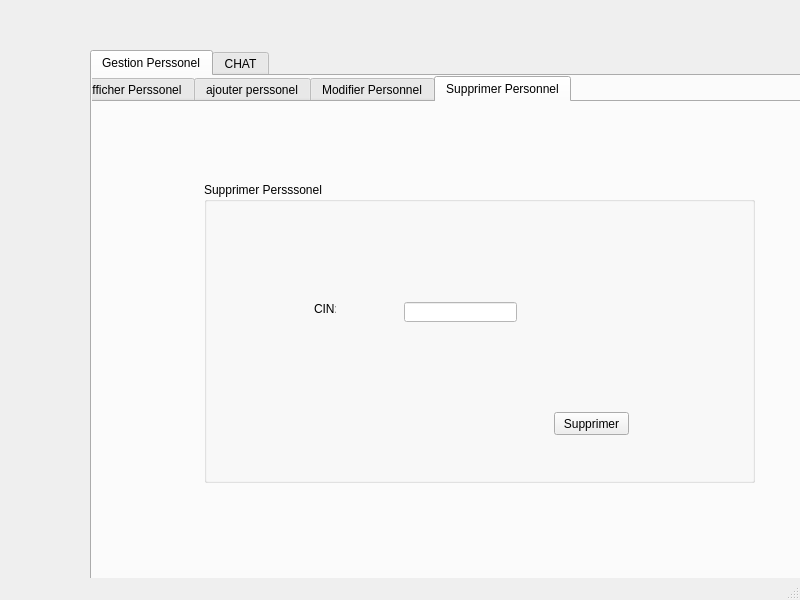
<?xml version="1.0" encoding="UTF-8"?>
<ui version="4.0">
 <class>MainWindowkhalfi</class>
 <widget class="QMainWindow" name="MainWindowkhalfi">
  <property name="geometry">
   <rect>
    <x>0</x>
    <y>0</y>
    <width>800</width>
    <height>600</height>
   </rect>
  </property>
  <property name="windowTitle">
   <string>MainWindow</string>
  </property>
  <widget class="QWidget" name="centralwidget">
   <widget class="QTabWidget" name="tabWidget">
    <property name="geometry">
     <rect>
      <x>90</x>
      <y>50</y>
      <width>791</width>
      <height>551</height>
     </rect>
    </property>
    <property name="styleSheet">
     <string notr="true">background-image: url(:/logo.png);</string>
    </property>
    <property name="currentIndex">
     <number>0</number>
    </property>
    <widget class="QWidget" name="tab">
     <attribute name="title">
      <string>Gestion Perssonel</string>
     </attribute>
     <widget class="QTabWidget" name="tab_afficher">
      <property name="geometry">
       <rect>
        <x>-20</x>
        <y>0</y>
        <width>781</width>
        <height>531</height>
       </rect>
      </property>
      <property name="styleSheet">
       <string notr="true"/>
      </property>
      <property name="currentIndex">
       <number>3</number>
      </property>
      <widget class="QWidget" name="tab_7">
       <attribute name="title">
        <string>Afficher Perssonel</string>
       </attribute>
       <widget class="QTableWidget" name="tab_personnel">
        <property name="geometry">
         <rect>
          <x>70</x>
          <y>40</y>
          <width>631</width>
          <height>291</height>
         </rect>
        </property>
        <property name="styleSheet">
         <string notr="true">background-color: rgb(255, 255, 255);</string>
        </property>
        <column>
         <property name="text">
          <string>CIN</string>
         </property>
        </column>
        <column>
         <property name="text">
          <string>nom</string>
         </property>
        </column>
        <column>
         <property name="text">
          <string>prenom</string>
         </property>
        </column>
        <column>
         <property name="text">
          <string>mail</string>
         </property>
        </column>
        <column>
         <property name="text">
          <string>specialite</string>
         </property>
        </column>
        <column>
         <property name="text">
          <string>tel</string>
         </property>
        </column>
        <column>
         <property name="text">
          <string>nombre de conge</string>
         </property>
        </column>
        <column>
         <property name="text">
          <string>etat</string>
         </property>
        </column>
        <column>
         <property name="text">
          <string>Nouvelle colonne</string>
         </property>
        </column>
        <column>
         <property name="text">
          <string>daate</string>
         </property>
        </column>
       </widget>
       <widget class="QPushButton" name="pb_pdf">
        <property name="geometry">
         <rect>
          <x>620</x>
          <y>420</y>
          <width>75</width>
          <height>23</height>
         </rect>
        </property>
        <property name="styleSheet">
         <string notr="true"/>
        </property>
        <property name="text">
         <string>PDF</string>
        </property>
       </widget>
       <widget class="QLineEdit" name="lineEdit_chercher">
        <property name="geometry">
         <rect>
          <x>540</x>
          <y>10</y>
          <width>113</width>
          <height>20</height>
         </rect>
        </property>
        <property name="styleSheet">
         <string notr="true">background-color: rgb(255, 255, 255);</string>
        </property>
        <property name="placeholderText">
         <string>CHERCHER</string>
        </property>
       </widget>
       <widget class="QPushButton" name="recherche_pb">
        <property name="geometry">
         <rect>
          <x>670</x>
          <y>10</y>
          <width>75</width>
          <height>23</height>
         </rect>
        </property>
        <property name="text">
         <string>chercher</string>
        </property>
       </widget>
       <widget class="QRadioButton" name="trinom">
        <property name="geometry">
         <rect>
          <x>180</x>
          <y>410</y>
          <width>83</width>
          <height>18</height>
         </rect>
        </property>
        <property name="text">
         <string>trinom</string>
        </property>
       </widget>
       <widget class="QRadioButton" name="tricin">
        <property name="geometry">
         <rect>
          <x>180</x>
          <y>440</y>
          <width>83</width>
          <height>18</height>
         </rect>
        </property>
        <property name="text">
         <string>triprenom</string>
        </property>
       </widget>
       <widget class="QPushButton" name="pb_statistique">
        <property name="geometry">
         <rect>
          <x>460</x>
          <y>420</y>
          <width>75</width>
          <height>23</height>
         </rect>
        </property>
        <property name="text">
         <string>STATISTIQUE</string>
        </property>
       </widget>
      </widget>
      <widget class="QWidget" name="tab_5">
       <attribute name="title">
        <string>ajouter perssonel</string>
       </attribute>
       <widget class="QGroupBox" name="groupBox">
        <property name="geometry">
         <rect>
          <x>60</x>
          <y>30</y>
          <width>685</width>
          <height>454</height>
         </rect>
        </property>
        <property name="title">
         <string>ajouter Perssonel</string>
        </property>
        <widget class="QPushButton" name="pb_ajouter">
         <property name="geometry">
          <rect>
           <x>550</x>
           <y>340</y>
           <width>75</width>
           <height>23</height>
          </rect>
         </property>
         <property name="styleSheet">
          <string notr="true"/>
         </property>
         <property name="text">
          <string>Ajouter</string>
         </property>
        </widget>
        <widget class="QWidget" name="layoutWidget">
         <property name="geometry">
          <rect>
           <x>70</x>
           <y>30</y>
           <width>146</width>
           <height>24</height>
          </rect>
         </property>
         <layout class="QHBoxLayout" name="horizontalLayout">
          <item>
           <widget class="QLabel" name="label">
            <property name="styleSheet">
             <string notr="true"/>
            </property>
            <property name="text">
             <string>CIN:</string>
            </property>
           </widget>
          </item>
          <item>
           <widget class="QLineEdit" name="le_cin">
            <property name="styleSheet">
             <string notr="true">background-color: rgb(255, 255, 255);</string>
            </property>
           </widget>
          </item>
         </layout>
        </widget>
        <widget class="QWidget" name="layoutWidget_2">
         <property name="geometry">
          <rect>
           <x>60</x>
           <y>80</y>
           <width>151</width>
           <height>24</height>
          </rect>
         </property>
         <layout class="QHBoxLayout" name="horizontalLayout_2">
          <item>
           <widget class="QLabel" name="label_2">
            <property name="styleSheet">
             <string notr="true"/>
            </property>
            <property name="text">
             <string>Nom:</string>
            </property>
           </widget>
          </item>
          <item>
           <widget class="QLineEdit" name="le_nom">
            <property name="styleSheet">
             <string notr="true">background-color: rgb(255, 255, 255);</string>
            </property>
           </widget>
          </item>
         </layout>
        </widget>
        <widget class="QWidget" name="layoutWidget_3">
         <property name="geometry">
          <rect>
           <x>60</x>
           <y>120</y>
           <width>162</width>
           <height>24</height>
          </rect>
         </property>
         <layout class="QHBoxLayout" name="horizontalLayout_3">
          <item>
           <widget class="QLabel" name="label_3">
            <property name="styleSheet">
             <string notr="true"/>
            </property>
            <property name="text">
             <string>Prenom</string>
            </property>
           </widget>
          </item>
          <item>
           <widget class="QLineEdit" name="le_prenom">
            <property name="styleSheet">
             <string notr="true">background-color: rgb(255, 255, 255);</string>
            </property>
           </widget>
          </item>
         </layout>
        </widget>
        <widget class="QWidget" name="layoutWidget_4">
         <property name="geometry">
          <rect>
           <x>70</x>
           <y>160</y>
           <width>148</width>
           <height>24</height>
          </rect>
         </property>
         <layout class="QHBoxLayout" name="horizontalLayout_4">
          <item>
           <widget class="QLabel" name="label_5">
            <property name="styleSheet">
             <string notr="true"/>
            </property>
            <property name="text">
             <string>Mail:</string>
            </property>
           </widget>
          </item>
          <item>
           <widget class="QLineEdit" name="le_mail">
            <property name="styleSheet">
             <string notr="true">background-color: rgb(255, 255, 255);</string>
            </property>
           </widget>
          </item>
         </layout>
        </widget>
        <widget class="QWidget" name="layoutWidget_5">
         <property name="geometry">
          <rect>
           <x>60</x>
           <y>200</y>
           <width>162</width>
           <height>24</height>
          </rect>
         </property>
         <layout class="QHBoxLayout" name="horizontalLayout_5">
          <item>
           <widget class="QLabel" name="label_6">
            <property name="styleSheet">
             <string notr="true"/>
            </property>
            <property name="text">
             <string>Adresse</string>
            </property>
           </widget>
          </item>
          <item>
           <widget class="QLineEdit" name="le_adresse">
            <property name="styleSheet">
             <string notr="true">background-color: rgb(255, 255, 255);</string>
            </property>
           </widget>
          </item>
         </layout>
        </widget>
        <widget class="QWidget" name="layoutWidget_6">
         <property name="geometry">
          <rect>
           <x>60</x>
           <y>240</y>
           <width>143</width>
           <height>24</height>
          </rect>
         </property>
         <layout class="QHBoxLayout" name="horizontalLayout_6">
          <item>
           <widget class="QLabel" name="label_7">
            <property name="styleSheet">
             <string notr="true"/>
            </property>
            <property name="text">
             <string>Tel:</string>
            </property>
           </widget>
          </item>
          <item>
           <widget class="QLineEdit" name="le_tel">
            <property name="styleSheet">
             <string notr="true">background-color: rgb(255, 255, 255);</string>
            </property>
           </widget>
          </item>
         </layout>
        </widget>
        <widget class="QWidget" name="layoutWidget_7">
         <property name="geometry">
          <rect>
           <x>60</x>
           <y>290</y>
           <width>177</width>
           <height>24</height>
          </rect>
         </property>
         <layout class="QHBoxLayout" name="horizontalLayout_7">
          <item>
           <widget class="QLabel" name="label_8">
            <property name="styleSheet">
             <string notr="true"/>
            </property>
            <property name="text">
             <string>Nbr_congé</string>
            </property>
           </widget>
          </item>
          <item>
           <widget class="QLineEdit" name="le_nbr_conge">
            <property name="styleSheet">
             <string notr="true">background-color: rgb(255, 255, 255);</string>
            </property>
           </widget>
          </item>
         </layout>
        </widget>
        <widget class="QWidget" name="layoutWidget_8">
         <property name="geometry">
          <rect>
           <x>80</x>
           <y>320</y>
           <width>120</width>
           <height>24</height>
          </rect>
         </property>
         <layout class="QHBoxLayout" name="horizontalLayout_8">
          <item>
           <widget class="QLabel" name="label_9">
            <property name="styleSheet">
             <string notr="true"/>
            </property>
            <property name="text">
             <string>Etat</string>
            </property>
           </widget>
          </item>
          <item>
           <widget class="QComboBox" name="cb_ajouter">
            <item>
             <property name="text">
              <string>Etat</string>
             </property>
            </item>
            <item>
             <property name="text">
              <string>celibataire</string>
             </property>
            </item>
            <item>
             <property name="text">
              <string>en couple</string>
             </property>
            </item>
            <item>
             <property name="text">
              <string>marie</string>
             </property>
            </item>
            <item>
             <property name="text">
              <string>divorce</string>
             </property>
            </item>
           </widget>
          </item>
         </layout>
        </widget>
        <widget class="QWidget" name="layoutWidget_9">
         <property name="geometry">
          <rect>
           <x>70</x>
           <y>360</y>
           <width>224</width>
           <height>24</height>
          </rect>
         </property>
         <layout class="QHBoxLayout" name="horizontalLayout_17">
          <item>
           <widget class="QLabel" name="label_12">
            <property name="text">
             <string>Specialite:</string>
            </property>
           </widget>
          </item>
          <item>
           <widget class="QComboBox" name="cb_genre">
            <item>
             <property name="text">
              <string>Specialite</string>
             </property>
            </item>
            <item>
             <property name="text">
              <string>Monteur pneumatique</string>
             </property>
            </item>
            <item>
             <property name="text">
              <string>Electricien</string>
             </property>
            </item>
            <item>
             <property name="text">
              <string>Nouvel élément</string>
             </property>
            </item>
           </widget>
          </item>
         </layout>
        </widget>
        <widget class="QLabel" name="label_20">
         <property name="geometry">
          <rect>
           <x>80</x>
           <y>410</y>
           <width>91</width>
           <height>14</height>
          </rect>
         </property>
         <property name="text">
          <string>date de naissance:</string>
         </property>
        </widget>
        <widget class="QDateEdit" name="dateEdit">
         <property name="geometry">
          <rect>
           <x>200</x>
           <y>410</y>
           <width>110</width>
           <height>22</height>
          </rect>
         </property>
        </widget>
       </widget>
      </widget>
      <widget class="QWidget" name="tab_8">
       <attribute name="title">
        <string>Modifier Personnel</string>
       </attribute>
       <widget class="QGroupBox" name="groupBox_4">
        <property name="geometry">
         <rect>
          <x>40</x>
          <y>30</y>
          <width>701</width>
          <height>411</height>
         </rect>
        </property>
        <property name="styleSheet">
         <string notr="true"/>
        </property>
        <property name="title">
         <string>Modifier</string>
        </property>
        <widget class="QLabel" name="label_16">
         <property name="geometry">
          <rect>
           <x>70</x>
           <y>260</y>
           <width>61</width>
           <height>20</height>
          </rect>
         </property>
         <property name="styleSheet">
          <string notr="true"/>
         </property>
         <property name="text">
          <string>Nbr_congé:</string>
         </property>
        </widget>
        <widget class="QLabel" name="label_17">
         <property name="geometry">
          <rect>
           <x>90</x>
           <y>300</y>
           <width>21</width>
           <height>16</height>
          </rect>
         </property>
         <property name="styleSheet">
          <string notr="true"/>
         </property>
         <property name="text">
          <string>Tel:</string>
         </property>
        </widget>
        <widget class="QLineEdit" name="l_tel">
         <property name="geometry">
          <rect>
           <x>210</x>
           <y>300</y>
           <width>113</width>
           <height>20</height>
          </rect>
         </property>
         <property name="styleSheet">
          <string notr="true">background-color: rgb(255, 255, 255);</string>
         </property>
        </widget>
        <widget class="QLabel" name="label_18">
         <property name="geometry">
          <rect>
           <x>90</x>
           <y>350</y>
           <width>31</width>
           <height>16</height>
          </rect>
         </property>
         <property name="styleSheet">
          <string notr="true"/>
         </property>
         <property name="text">
          <string>Etat:</string>
         </property>
        </widget>
        <widget class="QComboBox" name="cb_modifier">
         <property name="geometry">
          <rect>
           <x>210</x>
           <y>350</y>
           <width>111</width>
           <height>22</height>
          </rect>
         </property>
         <item>
          <property name="text">
           <string>Etat</string>
          </property>
         </item>
         <item>
          <property name="text">
           <string>celibataire</string>
          </property>
         </item>
         <item>
          <property name="text">
           <string>en couple</string>
          </property>
         </item>
         <item>
          <property name="text">
           <string>marie</string>
          </property>
         </item>
         <item>
          <property name="text">
           <string>divorce</string>
          </property>
         </item>
        </widget>
        <widget class="QPushButton" name="pushButton_9">
         <property name="geometry">
          <rect>
           <x>540</x>
           <y>230</y>
           <width>75</width>
           <height>23</height>
          </rect>
         </property>
         <property name="styleSheet">
          <string notr="true"/>
         </property>
         <property name="text">
          <string>Modifier</string>
         </property>
        </widget>
        <widget class="QLabel" name="label_4">
         <property name="geometry">
          <rect>
           <x>90</x>
           <y>30</y>
           <width>21</width>
           <height>16</height>
          </rect>
         </property>
         <property name="styleSheet">
          <string notr="true"/>
         </property>
         <property name="text">
          <string>CIN:</string>
         </property>
        </widget>
        <widget class="QLabel" name="label_11">
         <property name="geometry">
          <rect>
           <x>90</x>
           <y>70</y>
           <width>31</width>
           <height>16</height>
          </rect>
         </property>
         <property name="styleSheet">
          <string notr="true"/>
         </property>
         <property name="text">
          <string>NOM:</string>
         </property>
        </widget>
        <widget class="QLabel" name="label_14">
         <property name="geometry">
          <rect>
           <x>80</x>
           <y>130</y>
           <width>47</width>
           <height>14</height>
          </rect>
         </property>
         <property name="styleSheet">
          <string notr="true"/>
         </property>
         <property name="text">
          <string>Prenom:</string>
         </property>
        </widget>
        <widget class="QLabel" name="label_15">
         <property name="geometry">
          <rect>
           <x>90</x>
           <y>170</y>
           <width>31</width>
           <height>16</height>
          </rect>
         </property>
         <property name="styleSheet">
          <string notr="true"/>
         </property>
         <property name="text">
          <string>Mail:</string>
         </property>
        </widget>
        <widget class="QLabel" name="label_19">
         <property name="geometry">
          <rect>
           <x>80</x>
           <y>220</y>
           <width>47</width>
           <height>14</height>
          </rect>
         </property>
         <property name="styleSheet">
          <string notr="true"/>
         </property>
         <property name="text">
          <string>Adresse:</string>
         </property>
        </widget>
        <widget class="QLineEdit" name="l_CIN">
         <property name="geometry">
          <rect>
           <x>210</x>
           <y>30</y>
           <width>113</width>
           <height>20</height>
          </rect>
         </property>
         <property name="styleSheet">
          <string notr="true">background-color: rgb(255, 255, 255);</string>
         </property>
        </widget>
        <widget class="QLineEdit" name="l_nom">
         <property name="geometry">
          <rect>
           <x>210</x>
           <y>70</y>
           <width>113</width>
           <height>20</height>
          </rect>
         </property>
         <property name="styleSheet">
          <string notr="true">background-color: rgb(255, 255, 255);</string>
         </property>
        </widget>
        <widget class="QLineEdit" name="l_prenom">
         <property name="geometry">
          <rect>
           <x>210</x>
           <y>130</y>
           <width>113</width>
           <height>20</height>
          </rect>
         </property>
         <property name="styleSheet">
          <string notr="true">background-color: rgb(255, 255, 255);</string>
         </property>
        </widget>
        <widget class="QLineEdit" name="l_mail">
         <property name="geometry">
          <rect>
           <x>210</x>
           <y>170</y>
           <width>113</width>
           <height>20</height>
          </rect>
         </property>
         <property name="styleSheet">
          <string notr="true">background-color: rgb(255, 255, 255);</string>
         </property>
        </widget>
        <widget class="QLineEdit" name="l_adresse">
         <property name="geometry">
          <rect>
           <x>210</x>
           <y>220</y>
           <width>113</width>
           <height>20</height>
          </rect>
         </property>
         <property name="styleSheet">
          <string notr="true">background-color: rgb(255, 255, 255);</string>
         </property>
        </widget>
        <widget class="QLineEdit" name="l_nbr_conge">
         <property name="geometry">
          <rect>
           <x>210</x>
           <y>260</y>
           <width>113</width>
           <height>20</height>
          </rect>
         </property>
         <property name="styleSheet">
          <string notr="true">background-color: rgb(255, 255, 255);</string>
         </property>
        </widget>
        <widget class="QLabel" name="label_13">
         <property name="geometry">
          <rect>
           <x>80</x>
           <y>380</y>
           <width>46</width>
           <height>14</height>
          </rect>
         </property>
         <property name="text">
          <string>Specialite</string>
         </property>
        </widget>
        <widget class="QComboBox" name="cb_genre_modifier">
         <property name="geometry">
          <rect>
           <x>210</x>
           <y>380</y>
           <width>111</width>
           <height>20</height>
          </rect>
         </property>
         <item>
          <property name="text">
           <string>Specialite</string>
          </property>
         </item>
         <item>
          <property name="text">
           <string>Monteur pneumatique</string>
          </property>
         </item>
         <item>
          <property name="text">
           <string>Electricien</string>
          </property>
         </item>
         <item>
          <property name="text">
           <string>Nouvel élément</string>
          </property>
         </item>
        </widget>
       </widget>
      </widget>
      <widget class="QWidget" name="tab_6">
       <attribute name="title">
        <string>Supprimer Personnel</string>
       </attribute>
       <widget class="QGroupBox" name="groupBox_2">
        <property name="geometry">
         <rect>
          <x>130</x>
          <y>80</y>
          <width>551</width>
          <height>301</height>
         </rect>
        </property>
        <property name="title">
         <string>Supprimer Persssonel</string>
        </property>
        <widget class="QLabel" name="label_10">
         <property name="geometry">
          <rect>
           <x>110</x>
           <y>120</y>
           <width>22</width>
           <height>14</height>
          </rect>
         </property>
         <property name="styleSheet">
          <string notr="true"/>
         </property>
         <property name="text">
          <string>CIN:</string>
         </property>
        </widget>
        <widget class="QLineEdit" name="le_cin_supp">
         <property name="geometry">
          <rect>
           <x>200</x>
           <y>120</y>
           <width>113</width>
           <height>20</height>
          </rect>
         </property>
         <property name="styleSheet">
          <string notr="true">background-color: rgb(255, 255, 255);</string>
         </property>
        </widget>
        <widget class="QPushButton" name="pb_supprimer">
         <property name="geometry">
          <rect>
           <x>350</x>
           <y>230</y>
           <width>75</width>
           <height>23</height>
          </rect>
         </property>
         <property name="styleSheet">
          <string notr="true"/>
         </property>
         <property name="text">
          <string>Supprimer</string>
         </property>
        </widget>
       </widget>
      </widget>
     </widget>
    </widget>
    <widget class="QWidget" name="tab_2">
     <attribute name="title">
      <string>CHAT</string>
     </attribute>
    </widget>
   </widget>
  </widget>
  <widget class="QStatusBar" name="statusbar"/>
 </widget>
 <resources/>
 <connections/>
</ui>
